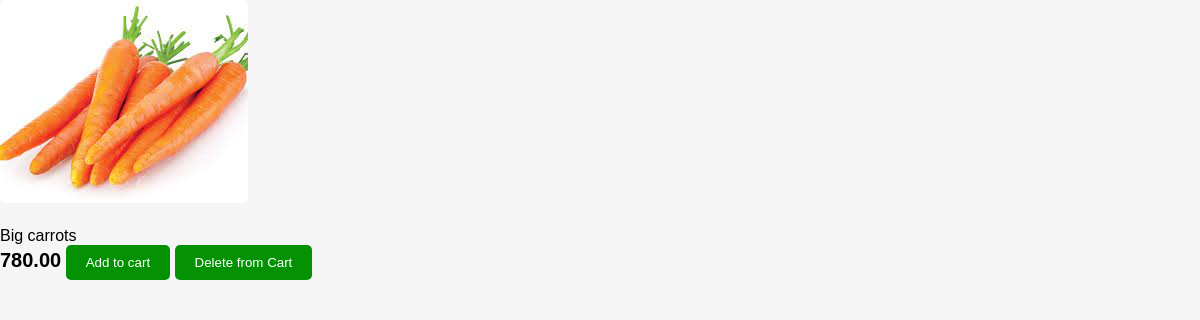
The page /inventory/products/2/ on the database its author committed.
### inventory/models.py (models this page shows)
class Product(models.Model):
    name = models.CharField(max_length=32)
    price = models.DecimalField(max_digits=8,decimal_places=2)
    stock = models.PositiveBigIntegerField()
    image = models.ImageField()
    description = models.TextField()
    date_created = models.DateTimeField(auto_now_add=True)
    date_updated = models.DateTimeField(auto_now=True)

### inventory/views.py (the view)
# urls.py: path("products/<int:id>/", product_detail_view,name="product_detail_view"),
def product_detail_view(request, id):
    product = Product.objects.get(id=id)
    return render(request, "inventory/product_details.html", {"product": product})

### templates/inventory/product_details.html (shortened to what this page needs)
<!DOCTYPE html>
<html lang="en">
<head>
</head>
<body>
        <div>
        <img src="{{ product.image.url }}" alt="{{ product.title}}" class="images">
        <p class="product-description"> {{ product.description}}</p>
        <span class="product-price"> {{ product.price}}</span>
        <a href="{% url 'carts_list'%}"><button class="add-to-cart-btn">Add to cart</button></a>
        <button class="add-to-cart-btn">Delete from Cart</button>
    </div>
    </body>
</html>

### templates/inventory/product_details.html (style rules this page uses)
body { font-family: Arial, sans-serif; margin: 0; padding: 0; background-color: #F5F5F5 ; }
.images { max-width: 100%; height: auto; border-radius: 5px; margin-bottom: 10px; }
.product-description { font-size: 1rem; color:black; margin: 0; }
.product-price { font-size: 1.25rem; font-weight: bold; color:black; }
.add-to-cart-btn { background-color:rgb(4, 146, 4); color: white; border: none; padding: 10px 20px; border-radius: 5px; cursor: pointer; transition: background-color 0.3s ease; }

### rows shown on the page
Product: image (picture), description "Big carrots", price "780.00"
